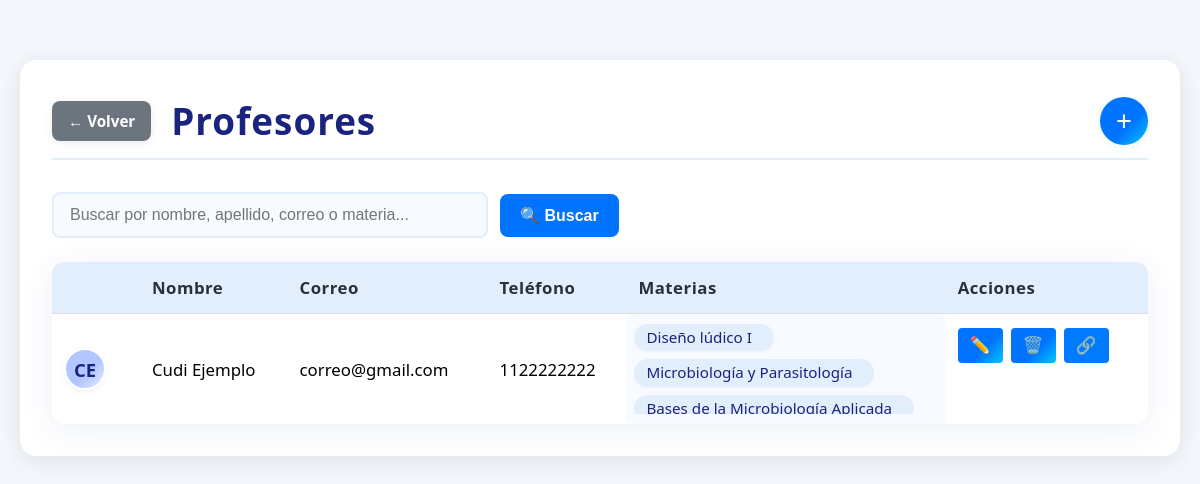
The app's page /profesores.php, older data.
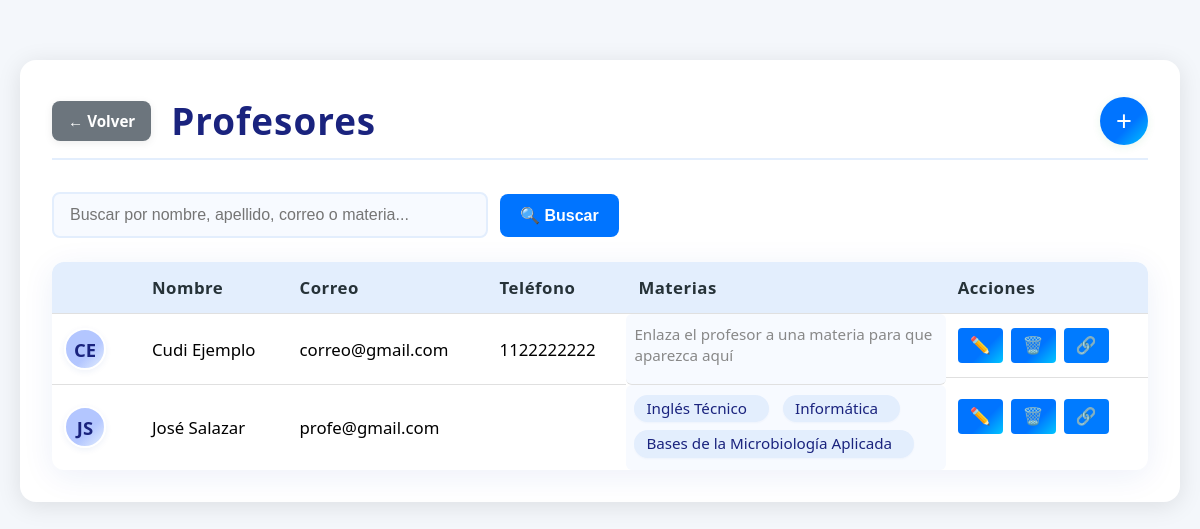
The same page, newer data.
### tables this page shows
CREATE TABLE `profesores` (
  `id_profesor` int(11) NOT NULL,
  `nombre` varchar(20) NOT NULL,
  `apellido` varchar(20) NOT NULL,
  `correo` varchar(40) DEFAULT NULL,
  `telefono` int(10) DEFAULT NULL
);

### profesores.php (the view, shortened to what this page needs)
<?php
include 'conexion.php';
$busqueda = isset($_GET['busqueda']) ? trim($_GET['busqueda']) : '';
$sql = "SELECT p.*, GROUP_CONCAT(m.nombre SEPARATOR ', ') AS materias
        FROM profesores p
        LEFT JOIN materias m ON m.profesor_id = p.id_profesor";
$sql .= " GROUP BY p.id_profesor ORDER BY p.apellido, p.nombre";
$profesores = $conn->query($sql);
?>
<!DOCTYPE html>
<html lang="es">
<head>
    <link rel="stylesheet" href="css/añadir.css">
    <link href="https://cdn.jsdelivr.net/npm/select2@4.1.0-rc.0/dist/css/select2.min.css" rel="stylesheet" />
</head>
<body>
    <div class="main-container">
        <div class="profesores-header">
            <div class="header-left">
                <a href="disposicionaulica.php" class="btn-volver">← Volver</a>
                <h2>Profesores</h2>
            </div>
            <button class="btn-add" onclick="abrirModalAgregar()">+</button>
        </div>
        <form method="GET" class="search-container">
            <input type="text" name="busqueda" class="search-input" placeholder="Buscar por nombre, apellido, correo o materia..." value="<?php echo htmlspecialchars($busqueda); ?>">
            <button type="submit" class="search-btn">🔍 Buscar</button>
        </form>
        <table class="profesores-table">
            <thead>
                <tr>
                    <th></th>
                    <th>Nombre</th>
                    <th>Correo</th>
                    <th>Teléfono</th>
                    <th>Materias</th>
                    <th>Acciones</th>
                </tr>
            </thead>
            <tbody>
                <?php if ($profesores->num_rows > 0): ?>
                    <?php while($p = $profesores->fetch_assoc()): ?>
                    <tr>
                        <td><span class="avatar-profesor"><?php echo strtoupper(mb_substr($p['nombre'],0,1).mb_substr($p['apellido'],0,1)); ?></span></td>
                        <td><?php echo htmlspecialchars($p['nombre'] . ' ' . $p['apellido']); ?></td>
                        <td><?php echo htmlspecialchars($p['correo']); ?></td>
                        <td><?php echo ($p['telefono'] === '0' || $p['telefono'] === '' || $p['telefono'] === '-') ? '-' : htmlspecialchars($p['telefono']); ?></td>
                        <td class="materias-cell">
                            <div class="materias-list">
                                <?php
                                $mats = array_map('trim', explode(',', $p['materias']));
                                $hay_materias = false;
                                foreach($mats as $mat) {
                                    if ($mat !== '') {
                                        $hay_materias = true;
                                        echo '<span class="materia-chip">' . htmlspecialchars($mat);
                                        echo '</span>';
                                    }
                                }
                                if (!$hay_materias) {
                                    echo '<span style="color:#888;font-size:0.97em;">Enlaza el profesor a una materia para que aparezca aquí</span>';
                                }
                                ?>
                            </div>
                        </td>
                        <td class="acciones">
                            <button class="btn-edit" onclick="abrirModalEditar(<?php echo $p['id_profesor']; ?>, '<?php echo htmlspecialchars($p['nombre']); ?>', '<?php echo htmlspecialchars($p['apellido']); ?>', '<?php echo htmlspecialchars($p['correo']); ?>', '<?php echo htmlspecialchars($p['telefono']); ?>')">✏️</button>
                            <form method="POST" style="display:inline;" onsubmit="return confirm('¿Seguro que desea eliminar este profesor?');">
                                <button class="btn-delete" type="submit">🗑️</button>
                            </form>
                            <button class="btn-link" onclick="abrirModalEnlazar(<?php echo $p['id_profesor']; ?>)">🔗</button>
                        </td>
                    </tr>
                    <?php endwhile; ?>
                <?php endif; ?>
            </tbody>
        </table>
    </div>
</body>
</html>

Row changes from the older to the newer data that the page shows:
shown differently, row unchanged: profesores "CE": now shows "Enlaza el profesor a una materia para que aparezca aquí"
added profesores: nombre+apellido "JS", nombre+apellido "José Salazar", correo "profe@gmail.com", mat "Inglés Técnico", mat "Informática", mat "Bases de la Microbiología Aplicada"
Text that changed along with them:
list line gone: "Diseño lúdico I"
list line gone: "Microbiología y Parasitología"
list line gone: "Bases de la Microbiología Aplicada"
